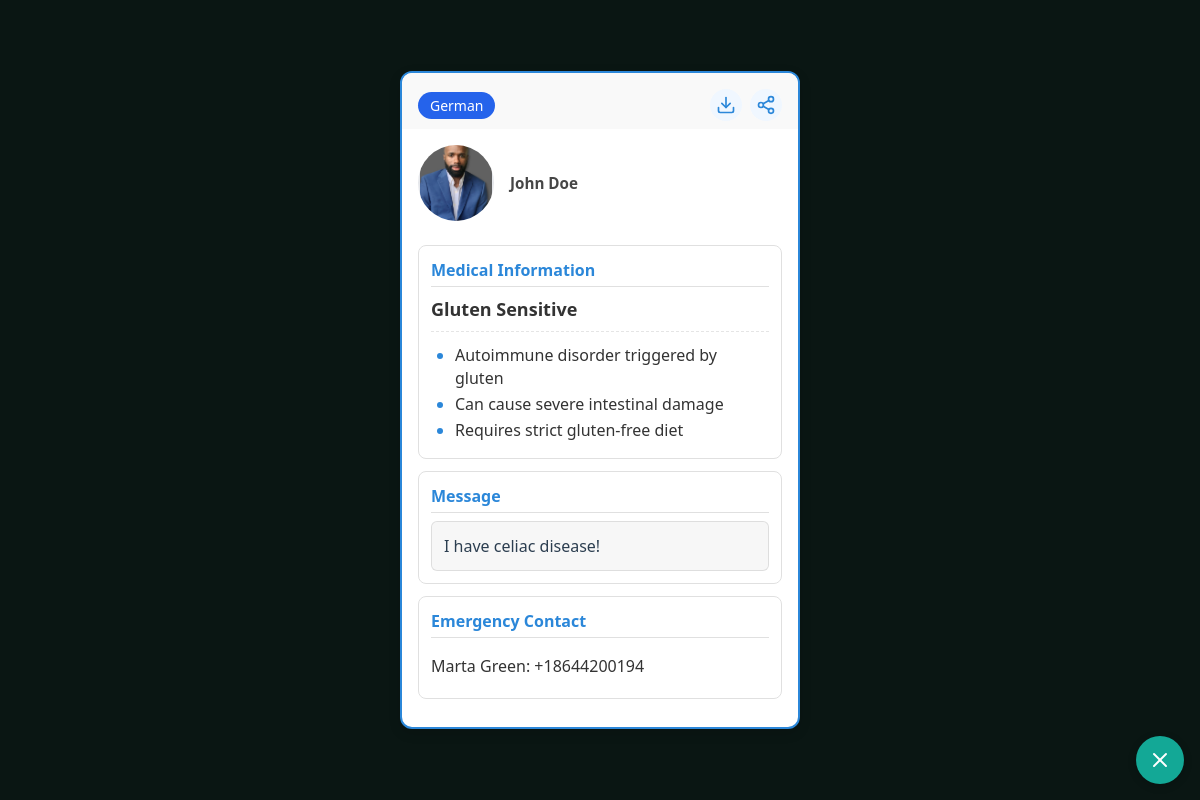
The app's page /emergency_cards/card/fullscreen/ (signed in), older data.
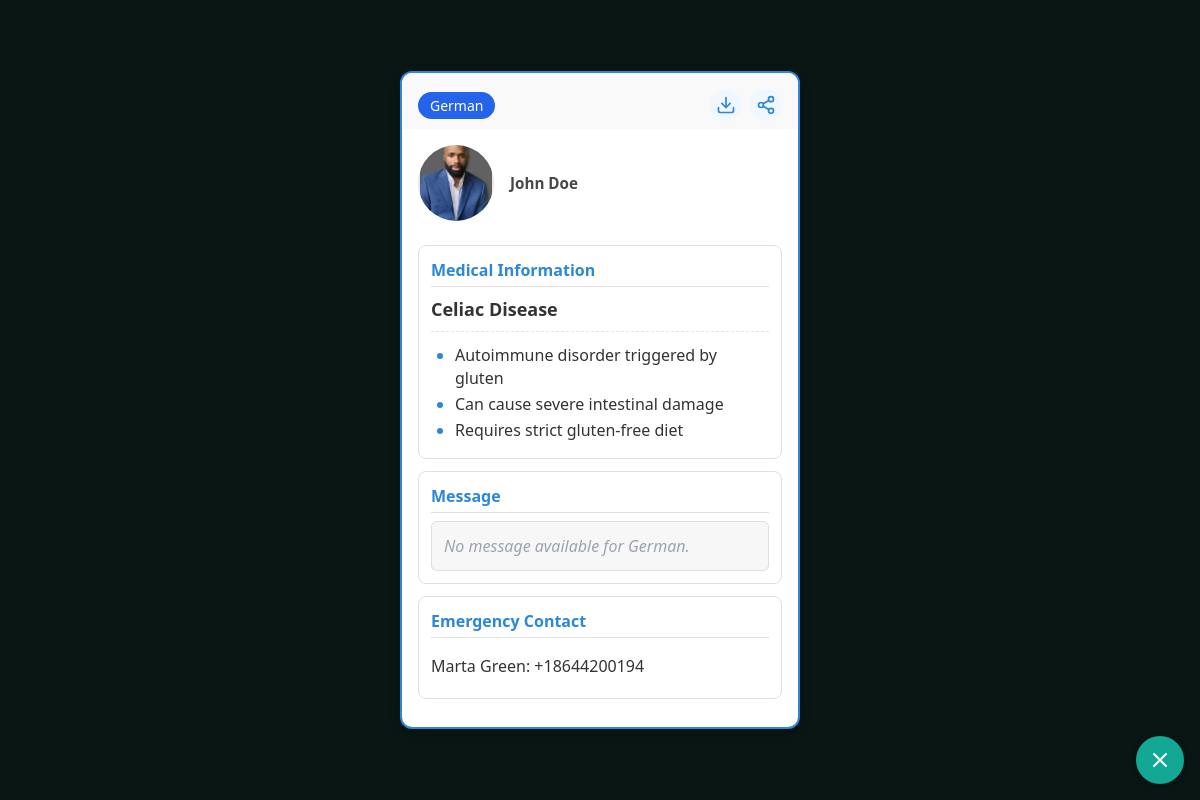
The same page, newer data.
### emergency_cards/models.py (models this page shows, shortened)
class EmergencyCard(models.Model):
    THEME_DARK = 'dark'
    THEME_MEDICAL = 'medical'
    THEME_MINIMAL = 'minimal'
    THEME_CHOICES = [
        (THEME_DARK, 'Dark Theme'),
        (THEME_MEDICAL, 'Medical Theme'),
        (THEME_MINIMAL, 'Minimal Theme'),
    ]
    LANGUAGE_CHOICES = [
        ('en', 'English'),
        ('es', 'Spanish'),
        ('fr', 'French'),
        ('de', 'German'),
        ('it', 'Italian'),
        ('pt', 'Portuguese'),
        ('ja', 'Japanese'),
        ('zh', 'Chinese'),
    ]
    SEVERITY_CHOICES = [
        ('CEL', 'Celiac Disease'),
        ('SEN', 'Gluten Sensitive'),
        ('ALL', 'Wheat/Gluten Allergy'),
    ]
    user = models.OneToOneField(User, on_delete=models.CASCADE)
    name = models.CharField(max_length=100, blank=True)
    user_name = models.CharField(max_length=255, blank=True, null=True)
    condition = models.CharField(max_length=3, choices=SEVERITY_CHOICES, default='CEL',
                                 verbose_name='Condition',
                                 help_text='Select the option that best describes your dietary restriction')
    emergency_contact_name = models.CharField(max_length=100, blank=True,
                                             verbose_name='Emergency Contact Name',
                                             help_text='Person to contact in case of an emergency')
    emergency_contact_phone = models.CharField(max_length=20, blank=True,
                                              verbose_name='Emergency Contact Phone',
                                              help_text='Include country code if traveling internationally (e.g., +1 555-123-4567).')
    emergency_contact_relationship = models.CharField(max_length=50, blank=True,
                                                     verbose_name='Emergency Contact Relationship')
    date_of_birth = models.DateField(null=True, blank=True)
    blood_type = models.CharField(max_length=10, blank=True)
    medical_conditions = models.TextField(blank=True)
    medications = models.TextField(blank=True)
    allergies = models.TextField(blank=True)
    notes = models.TextField(blank=True)
    custom_note = models.TextField(blank=True,
                                  verbose_name='Personal Note',
                                  help_text='Optional: Add a personal note to your emergency card')
    language = models.CharField(max_length=2, choices=LANGUAGE_CHOICES, default='en')
    preferred_language = models.CharField(max_length=2, choices=LANGUAGE_CHOICES, default='en',
                                         verbose_name='Preferred Language',
                                         help_text='The primary language for your card interface')
    profile_picture = models.ImageField(upload_to='emergency_cards/', null=True, blank=True)
    show_profile_pic = models.BooleanField(default=True, verbose_name='Show Profile Picture')
    theme = models.CharField(max_length=20, choices=THEME_CHOICES, default=THEME_MINIMAL)
    translations = models.JSONField(default=dict, blank=True,
                                   verbose_name='Translations',
                                   help_text='Stores translations of the custom note')
    created_at = models.DateTimeField(auto_now_add=True)
    updated_at = models.DateTimeField(auto_now=True)

### emergency_cards/views.py (the view)
# urls.py: path('card/fullscreen/', views.fullscreen_card, name='fullscreen_card'),  # fullscreen view
@login_required
def fullscreen_card(request):
    card = get_object_or_404(EmergencyCard, user=request.user)
    requested_lang = request.GET.get('lang', card.preferred_language or 'en').lower()
    valid_langs = [choice[0].lower() for choice in EmergencyCard.LANGUAGE_CHOICES]
    if requested_lang.lower() not in valid_langs:
        requested_lang = card.preferred_language.lower() if card.preferred_language else 'en' # Fallback
    current_lang = requested_lang # Keep it lowercase throughout
    language_choices = {code: name for code, name in EmergencyCard.LANGUAGE_CHOICES}
    current_lang_display = language_choices.get(current_lang, current_lang) # Get display name
    return render(request, 'emergency_cards/fullscreen_card.html', {
        'card': card,
        'theme': card.theme,
        'current_lang': current_lang,
        'current_lang_display': current_lang_display,
        'language_choices': language_choices # Pass all choices for switcher
    })

### emergency_cards/templatetags/emergency_card_filters.py (called while the page is built)
@register.filter
def get_dict_value(dictionary, key):
    if dictionary is None or not isinstance(dictionary, dict):
        return ""
    return dictionary.get(key, "")

### subscription/context_processors.py (called while the page is built)
def subscription_status(request):
    return {
        'is_premium': True,
        'subscription_plan': 'premium',
        'subscription_status': 'active'
    }

### templates/emergency_cards/fullscreen_card.html (shortened to what this page needs)
{% load static %}
{% load emergency_card_filters %}
<!DOCTYPE html>
<html lang="en">
<head>
    <link href="https://cdn.jsdelivr.net/npm/tailwindcss@2.2.19/dist/tailwind.min.css" rel="stylesheet">
    <link href="{% static 'css/emergency_card_themes.css' %}" rel="stylesheet">
</head>
<body>
    <div class="fullscreen-container">
        <div class="card-wrapper">
            <div class="card-inner card-{{ theme|default:'pastel' }} emergency-card-theme-{{ theme|default:'pastel' }} rounded-lg overflow-hidden">
                <div class="card-header p-4 pb-2">
                    <div class="flex justify-between items-center">
                        <div class="language-label">
                            <span class="language-indicator px-3 py-1 bg-blue-600 text-white rounded-full text-sm font-medium">
                                {{ current_lang_display }}
                            </span>
                        </div>
                        <div class="card-actions flex gap-2">
                            <button class="action-icon download card-action-button" onclick="window.print();" title="Print/Download">
                            </button>
                            <a href="{% url 'emergency_cards:share_card' %}?card_id={{ card.id }}" class="action-icon share card-action-button" title="Share">
                            </a>
                        </div>
                    </div>
                </div>
                <div class="card-title-section px-4 py-4">
                    <div class="flex items-center gap-4">
                        {% if card.profile_picture and card.show_profile_pic %}
                        <div class="avatar-circle-large">
                            <div class="w-20 h-20 md:w-24 md:h-24 overflow-hidden rounded-full border-2 border-teal-400">
                                <img src="{{ card.profile_picture.url }}" alt="Profile Picture" class="w-full h-full object-cover">
                            </div>
                        </div>
                        {% endif %}
                        <div class="person-info">
                            <h2 class="person-name text-xl font-bold">{{ card.user_name|default:card.user.get_full_name }}</h2>
                        </div>
                    </div>
                </div>
                <div class="card-body p-4 pt-2">
                    <div class="info-section mb-3">
                        <h3 class="section-title">Medical Information</h3>
                        <div class="section-content">
                            <div class="condition-display mb-2 font-bold text-lg">
                                {{ card.get_condition_display|default:"Celiac Disease" }}
                            </div>
                            <ul class="bullet-list">
                                <li>Autoimmune disorder triggered by gluten</li>
                                <li>Can cause severe intestinal damage</li>
                                <li>Requires strict gluten-free diet</li>
                            </ul>
                        </div>
                    </div>
                    <div class="info-section mb-3">
                        <h3 class="section-title">Message</h3>
                        <div class="section-content message-content">
                            {% with lang_key=current_lang.lower %}
                                {% if card.translations and lang_key in card.translations and card.translations|get_dict_value:lang_key %}
                                    {{ card.translations|get_dict_value:lang_key|linebreaksbr }}
                                {% elif card.translations and 'en' in card.translations and card.translations|get_dict_value:'en' %}
                                     {{ card.translations|get_dict_value:'en'|linebreaksbr }}
                                {% else %}
                                    <span class="text-gray-400 italic">No message available for {{ current_lang_display }}.</span>
                                {% endif %}
                            {% endwith %}
                        </div>
                    </div>
                    <div class="info-section">
                        <h3 class="section-title">Emergency Contact</h3>
                        <div class="section-content">
                            {% if card.emergency_contact_name %}
                            <p class="contact-info">{{ card.emergency_contact_name }}: {{ card.emergency_contact_phone }}</p>
                            {% else %}
                            <p class="contact-info italic text-gray-500">No emergency contact listed.</p>
                            {% endif %}
                        </div>
                    </div>
                </div>
            </div>
        </div>
    </div>
    <div class="exit-button-container print:hidden">
        <button class="exit-button" onclick="window.close(); history.back();" title="Close Fullscreen">
            <svg xmlns="http://www.w3.org/2000/svg" width="24" height="24" viewBox="0 0 24 24" fill="none" stroke="currentColor" stroke-width="2" stroke-linecap="round" stroke-linejoin="round">
                <line x1="18" y1="6" x2="6" y2="18"></line>
                <line x1="6" y1="6" x2="18" y2="18"></line>
            </svg>
        </button>
    </div>
</body>
</html>

### static/css/emergency_card_themes.css (style rules this page uses)
.card-inner { border-radius: 12px; overflow: hidden; box-shadow: 0 4px 12px rgba(0, 0, 0, 0.15); max-width: 400px; margin: 0 auto; transition: all 0.3s ease; }
.action-icon { width: 32px; height: 32px; border-radius: 50%; display: flex; align-items: center; justify-content: center; border: none; cursor: pointer; transition: all 0.2s ease; }
.avatar-circle-large { width: 76px; height: 76px; border-radius: 50%; overflow: hidden; display: flex; align-items: center; justify-content: center; }
.condition-display { margin-bottom: 0.75rem; padding-bottom: 0.5rem; border-bottom: 1px dashed rgba(0, 0, 0, 0.1); }
.section-title { font-size: 1rem; font-weight: 600; margin-bottom: 0.5rem; }
.message-content { padding: 0.75rem !important; background-color: rgba(0, 0, 0, 0.05) !important; border-radius: 6px !important; line-height: 1.5 !important; border: 1px solid rgba(0, 0, 0, 0.1) !important; margin-top: 0.25rem !important; }
.emergency-card-theme-pastel .message-content, .emergency-card-theme-medical .message-content, .card-pastel .message-content, .card-medical .message-content { color: #2c3e50 !important; background-color: rgba(0, 0, 0, 0.03) !important; }
.bullet-list { list-style-type: disc; padding-left: 1.5rem; }
.bullet-list li { margin-bottom: 0.25rem; line-height: 1.4; }
.contact-info { padding: 0.5rem 0; font-weight: 500; }
.person-name { font-size: 0.95rem; opacity: 0.9; }
.info-section { padding: 0.75rem; border-radius: 8px; margin-bottom: 0.75rem; }
.emergency-card-theme-medical { background-color: #ffffff; color: #333333; border: 2px solid #2b87d9; }
.emergency-card-theme-medical .card-header { background-color: #f9f9f9; }
.emergency-card-theme-medical .action-icon { background-color: #f0f7ff; color: #2b87d9; }
.emergency-card-theme-medical .section-title { color: #2b87d9; border-bottom: 1px solid #e0e0e0; padding-bottom: 0.25rem; }
.emergency-card-theme-medical .info-section { background-color: #ffffff; border: 1px solid #e0e0e0; }
.emergency-card-theme-medical .bullet-list li::marker { color: #2b87d9; }
.card-pastel, .card-luxury, .card-medical, .card-dark, .card-light, .card-teal, .card-purple, .card-red, .card-mint, .card-nature, .card-vintage, .card-neon { background-color: inherit; color: inherit; }
.card-medical { background-color: #ffffff; color: #333333; border: 2px solid #2b87d9; }
.card-medical .card-header { background-color: #f9f9f9; }
.card-medical .section-title { color: #2b87d9; border-bottom: 1px solid #e0e0e0; padding-bottom: 0.25rem; }
.card-medical .info-section { background-color: #ffffff; border: 1px solid #e0e0e0; }

### templates/emergency_cards/fullscreen_card.html (style rules this page uses)
body { margin: 0; padding: 0; display: flex; flex-direction: column; min-height: 100vh; background-color: #0a1613; color: white; }
.fullscreen-container { width: 100%; max-width: 100%; margin: 0 auto; padding: 1rem; flex-grow: 1; display: flex; flex-direction: column; align-items: center; justify-content: center; position: relative; }
.card-wrapper { width: 100%; max-width: 450px; margin: 0 auto; position: relative; }
.exit-button-container { position: fixed; bottom: 16px; right: 16px; z-index: 1000; }
.exit-button { display: flex; align-items: center; justify-content: center; width: 48px; height: 48px; border-radius: 50%; background-color: rgba(20, 184, 166, 0.9); color: white; box-shadow: 0 2px 8px rgba(0, 0, 0, 0.2); transition: all 0.2s ease; border: none; cursor: pointer; }
.card-action-button { background: none; border: none; cursor: pointer; padding: 4px; }

Row changes from the older to the newer data that the page shows:
changed EmergencyCard "Marta Green": condition "Gluten Sensitive" → "Celiac Disease"; translations|get_dict_value "I have celiac disease!" → (not shown)
Text that changed along with them:
{{ current_lang_display }}: (not shown) → "German"
text now shown: "No message available for ."
